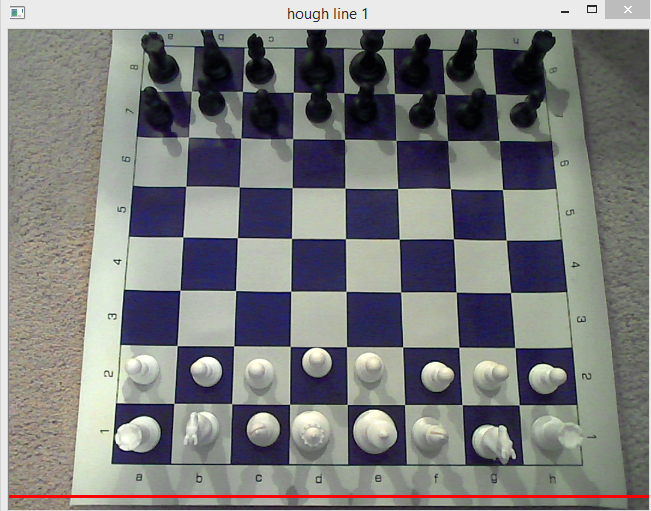
#> input picture z20_cv2_Hough_Line_Transform/dave.png, 651 x 511 px
$ jupyter execute Hough_transform.ipynb
#> lines starting #> are read from the running program, lines starting #| are printed output that depends on the picture
[cell 1]
import cv2
import numpy as np
from matplotlib import pyplot as plt
import math

image1 = cv2.imread('dave.png')
#> image1 is the input picture: shape (511, 651, 3); mean B, G, R 125.5, 125.6, 124.8
gray=cv2.cvtColor(image1,cv2.COLOR_BGR2GRAY)
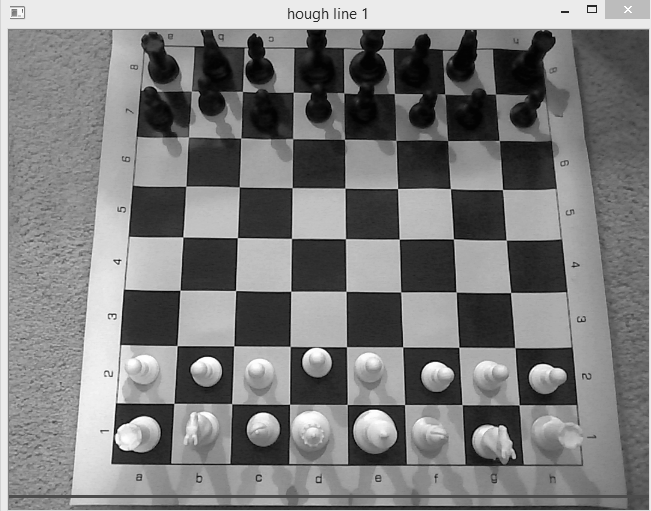
#> gray: shape (511, 651); min 0, max 255, mean 125.3
dst = cv2.Canny(gray, 1, 1000)
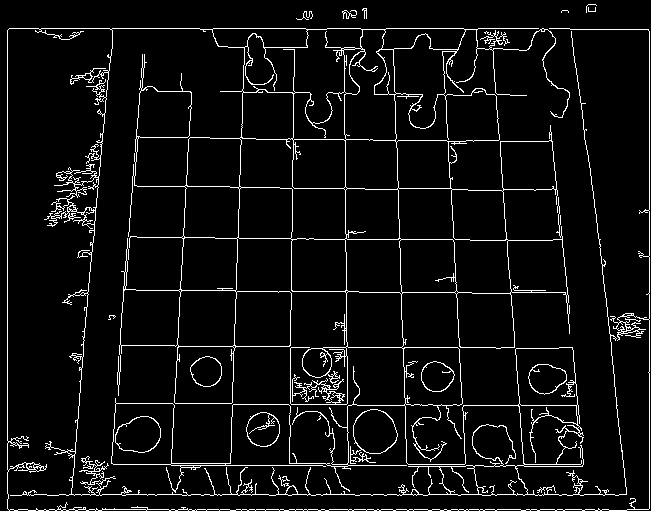
#> dst: shape (511, 651); 5.9% white in thin lines or dots

lines= cv2.HoughLines(dst, 1, math.pi/180.0, 100, np.array([]), 0, 0)
#> lines = 66 rows, first 8: [509, 1.57], [28, 1.57], [649, 0], [7, 0], [494, 1.57], [195, 0.0524], [-440, 3.09], [465, 1.57]
# minLineLength = 1000
# maxLineGap = 1
# lines = cv2.HoughLinesP(dst,1,np.pi/180,100,minLineLength,maxLineGap)

a,b,c = lines.shape
#> a = 66; b = 1; c = 2
for i in range(a):
    rho = lines[i][0][0]
    theta = lines[i][0][1]
    a = math.cos(theta)
    b = math.sin(theta)
    x0, y0 = a*rho, b*rho
    pt1 = ( int(x0+1000*(-b)), int(y0+1000*(a)) )
    pt2 = ( int(x0-1000*(-b)), int(y0-1000*(a)) )
    cv2.line(image1, pt1, pt2, (0, 0, 255), 2, cv2.LINE_AA)
#> this loop made 66 passes
#> (rho, theta, a, b, x0, y0, pt1, pt2) on passes 1 to 10: (509, 1.57, -4.37e-08, 1, -2.22e-05, 509, (-1000, 508), (999, 509)), (28, 1.57, -4.37e-08, 1, -1.22e-06, 28, (-1000, 27), (999, 28)), (649, 0, 1, 0, 649, 0, (649, 1000), (649, -1000)), (7, 0, 1, 0, 7, 0, (7, 1000), (7, -1000)), (494, 1.57, -4.37e-08, 1, -2.16e-05, 494, (-1000, 493), (999, 494)), (195, 0.0524, 0.999, 0.0523, 194.7, 10.21, (142, 1008), (247, -988)), (-440, 3.09, -0.999, 0.0523, 439.4, -23.03, (387, -1021), (491, 975)), (465, 1.57, -4.37e-08, 1, -2.03e-05, 465, (-1000, 464), (999, 465)), (246, 0.0349, 0.999, 0.0349, 245.9, 8.59, (210, 1007), (280, -990)), (113, 0.0873, 0.996, 0.0872, 112.6, 9.85, (25, 1006), (199, -986))
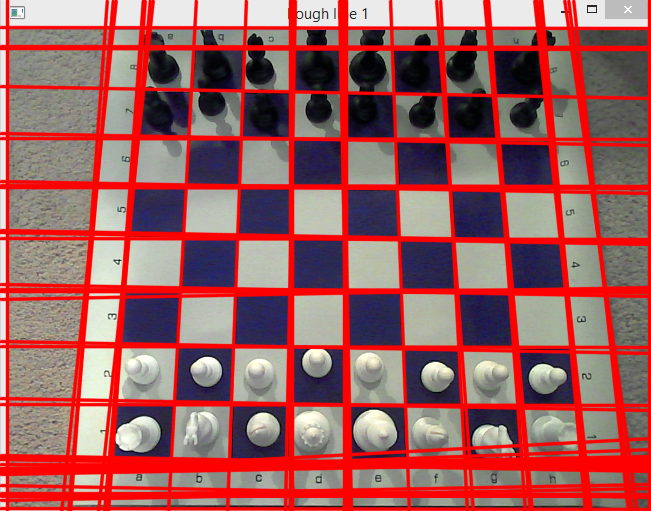
#> image1: shape (511, 651, 3); mean B, G, R 93.3, 92.6, 157.8


plt.imshow(image1)
